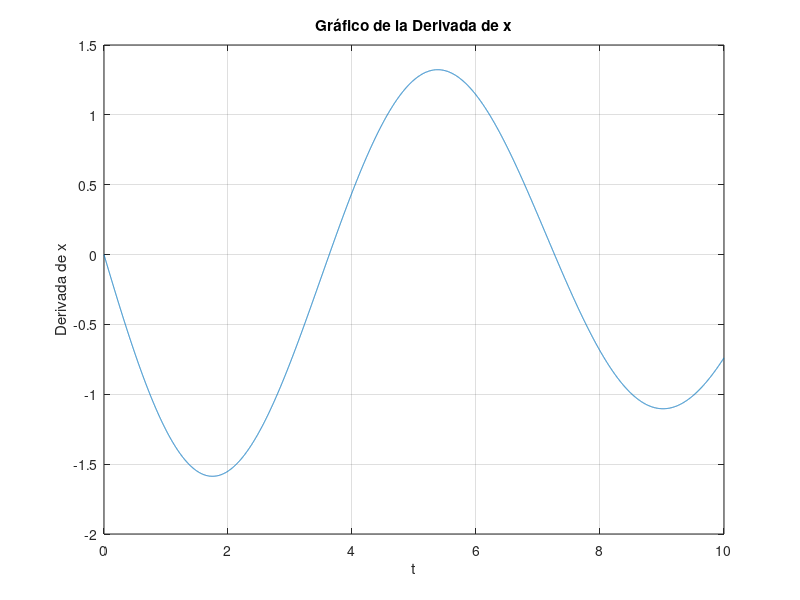

The MATLAB script that drew this image:
t = linspace(0, 10, 10000); % Crea un vector de valores de t desde 0 hasta 40
x = exp(-t/20).*(2.*cos(sqrt(299).*t/20) + 2/sqrt(299).*sin(sqrt(299).*t/20));

dx = diff(x) ./ diff(t); % Calcula la derivada
t_derivada = t(1:end-1); % Ajusta el vector de tiempo para que tenga un valor menos

figure;
plot(t_derivada, dx);
xlabel('t');
ylabel('Derivada de x');
title('Gráfico de la Derivada de x');
grid on;
